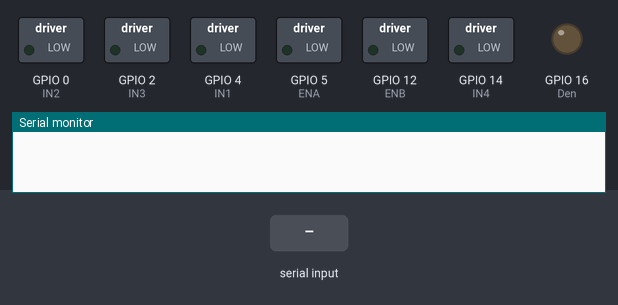
This sketch was run on a simulated ESP8266 (NodeMCU). Parts: switched loads named in the sketch (green lamp = pin HIGH), output pins drawn as LEDs (lit = HIGH), the last lines printed to the serial monitor. The inputs (shaded band) are chosen by the test bench. WiFi joins after 1.5 s; servers stay silent unless stated; network time is answered at once with the bench clock; the local clock reads 2024-03-15 10:24:30 at power-on unless the sketch sets it.

Above: at 0.1 s.
At 1.9 s:
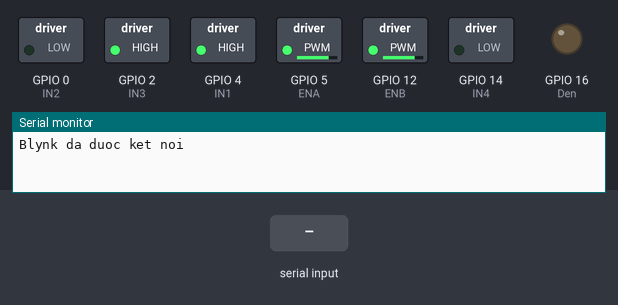
At 3.0 s:
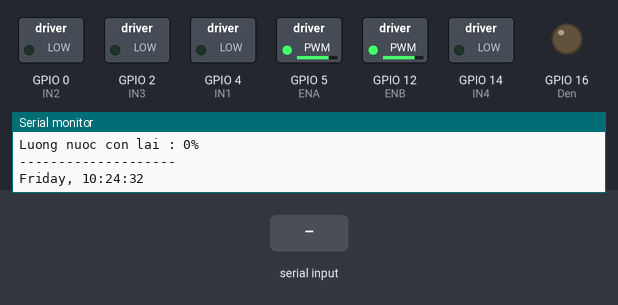
3.1 s: "90,45,200\n" received over Serial
6.3 s: "90,45\n" received over Serial
9.3 s: "1\n" received over Serial
Timing chart, 0 to 12.3 s (numbered marks = the images above; inputs shaded):
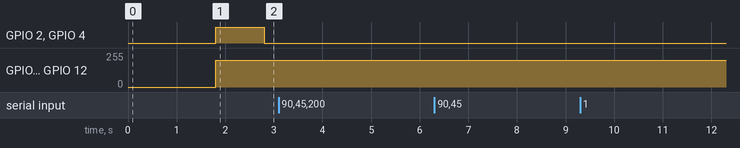

The sketch:

ESP8266InGardenAutomation.ino
```cpp
#define BLYNK_PRINT Serial
#define BLYNK_TEMPLATE_ID           "TMPLF99mIPvm"
#define BLYNK_DEVICE_NAME           "Quickstart Device"
#define BLYNK_AUTH_TOKEN            "98lpKKT5T0AjgUcpAT3s7KJdJlIt9FBJ"
#include <ESP8266WiFi.h>
#include <BlynkSimpleEsp8266.h>
#include <NTPClient.h> // THư viện để sử dụng các hàm thời gian
#include <WiFiUdp.h>
#define ENA   5
#define ENB   12
#define IN1   4
#define IN2   0
#define IN3   2
#define IN4   14
#define Den   16
#define MayBomNuoc  15
// khai bao chân ảo
#define HienThi     V4
#define DoAmDat     V5
#define Thoitiet    V6
#define Luong_nuoc  V7
#define Chan_ao     V8
// khai báo mạng để kết nối
char auth[] = BLYNK_AUTH_TOKEN;
char ssid[] = "NTQ";
char pass[] = "uabcyekh";
String s = "";
int Val_CBD;
int Val_CBM;
int Val_CBMN;
int TrangThaiVom = 0; // lúc đầu vòm ở trang thái mở, khi vòm đóng thì trạng thái là 1
int CoMua = 0;
const long Gio_VN = 7*3600; // VN GMT +7
char daysOfTheWeek[7][12] = {"Sunday", "Monday", "Tuesday", "Wednesday", "Thursday", "Friday", "Saturday"};//các ngày trong tuần
int h_now, m_now, s_now;
int minRange = 312;
int maxRange = 712;
int tocdomotor = 200;
// định nghĩa NTP để nhận thời gian
WiFiUDP ntpUDP;
NTPClient timeClient(ntpUDP, "pool.ntp.org", Gio_VN);
BlynkTimer timer;

// các hàm chức năng
// Nhận dữ liệu cảm biến từ Arduino qua giao tiếp UART
void nhangiatri()
{
  String m1 = "";
  String m2 = "";
  String m3 = "";
  int n1 = 0;
  int n2 = 0;
  int n3 = 0;
  if(Serial.available())
  {
    s = Serial.readString();
    Serial.print("Nhận data gui tu Arduino : ");
    Serial.println(s);
    for(int i=0;i<=s.length();i++)
    {
      switch (s[i])
      {
        case 'A':   n1=1;n2=0;n3=0;
        break;
        case 'B':   n1=0;n2=1;n3=0;
        break;
        case 'C':   n1=0;n2=0;n3=1;
        break;
        default:
          if(n1==1){
            m1 +=s[i]; s[i]=0;
          }
          if(n2==1){
            m2 +=s[i]; s[i]=0;
          }
          if(n3==1){
            m3 +=s[i]; s[i]=0;
          }
        break;
      }
    }
    Val_CBD = m1.toInt();
    Val_CBM = m2.toInt();
    Val_CBMN = m3.toInt();
    s = "";
  }
}

void Gui_du_lieu_len_blynk()
{
  nhangiatri();
  Serial.print("Do am Dat : ");
  Serial.print(Val_CBD);
  Serial.println("%");
  Serial.print("Tinh trang thoi tiet : ");
  if(Val_CBM > 50)
  {
    Serial.println("It's rain!!!");
    CoMua = 1;
  }else
  {
    Serial.println("cloudless sky");
    CoMua = 0;
  }
  Serial.print("Luong nuoc con lai : ");
  Serial.print(Val_CBMN);
  Serial.println("%");
  if(Val_CBMN < 40)
  {
    Blynk.virtualWrite(HienThi, "Sắp hết nước!!!");
  }
  Serial.println("--------------------");
  Blynk.virtualWrite(DoAmDat,Val_CBD);  // gửi dữ liệu độ ẩm đất lên blynk qua chân ảo V5
  if(CoMua == 1)
  {
    Blynk.virtualWrite(Thoitiet,CoMua);   // gửi dữ liệu thời tiết lên blynk qua chân ảo V6
  }
  Blynk.virtualWrite(Luong_nuoc,Val_CBMN);// gửi dữ liệu lượng nước lên blynk qua chân ảo V7
  timeClient.update(); // Lấy ngày giờ hệ thống
  h_now = timeClient.getHours();
  m_now = timeClient.getMinutes();
  s_now = timeClient.getSeconds();
  Serial.print(daysOfTheWeek[timeClient.getDay()]);
  Serial.print(", ");
  Serial.print(h_now);
  Serial.print(":");
  Serial.print(m_now);
  Serial.print(":");
  Serial.println(s_now);
}

void dongvom()
{
  digitalWrite(IN1, HIGH);
  digitalWrite(IN2, LOW);
  analogWrite(ENA, tocdomotor);
  digitalWrite(IN3, HIGH);
  digitalWrite(IN4, LOW);
  analogWrite(ENB, tocdomotor);
}

void movom(){
  digitalWrite(IN1, HIGH);
  digitalWrite(IN2, LOW);
  analogWrite(ENA, tocdomotor);
  digitalWrite(IN3, HIGH);
  digitalWrite(IN4, LOW);
  analogWrite(ENB, tocdomotor);
}

void DungDongCo()
{
  digitalWrite(IN1, LOW);
  digitalWrite(IN2, LOW);
  analogWrite(ENA, tocdomotor);
  digitalWrite(IN3, LOW);
  digitalWrite(IN4, LOW);
  analogWrite(ENB, tocdomotor);
}

void BatMayBomNuoc()
{
  digitalWrite(MayBomNuoc, HIGH);
}

void TatMayBomNuoc()
{
  digitalWrite(MayBomNuoc, LOW);
}

void BatDen()
{
  digitalWrite(Den, HIGH);
}

void TatDen()
{
  digitalWrite(Den, LOW);
}
// các hàm chân ảo

BLYNK_CONNECTED()
{
  Serial.println("Blynk da duoc ket noi");
}

// BLYNK_WRITE để nhận tín hiệu từ chân ảo xuống phần cứng

BLYNK_WRITE(Chan_ao)
{
  if (param.asInt() == 1 )
  {
    BatDen();
  }
  if (param.asInt() == 0 )
  {
    TatDen();
  }
}

void setup()
{
  Serial.begin(115200);
  pinMode(ENA, OUTPUT);
  pinMode(ENB, OUTPUT);
  pinMode(IN1, OUTPUT);
  pinMode(IN2, OUTPUT);
  pinMode(IN3, OUTPUT);
  pinMode(IN4, OUTPUT);
  pinMode(Den, OUTPUT);

  digitalWrite(ENA, LOW);
  digitalWrite(ENB, LOW);
  digitalWrite(IN1, LOW);
  digitalWrite(IN2, LOW);
  digitalWrite(IN3, LOW);
  digitalWrite(IN4, LOW);
  digitalWrite(Den, LOW);

  Blynk.begin(auth, ssid, pass); //bắt đầu kết nối với wifi
  timeClient.begin();
  timer.setInterval(1000L, Gui_du_lieu_len_blynk); // tự cập nhật lên blynk mỗi giây
}

void loop()
{
  Blynk.run();
  timer.run();
  if((Val_CBD < 40)&&(Val_CBM < 50)&&(Val_CBMN < 40)){

    if(TrangThaiVom == 0)
    {
      movom();
      delay(1000);
      DungDongCo();
      TrangThaiVom = 1;
    }
    TatMayBomNuoc();
  }
  if((Val_CBD < 40)&&(Val_CBM > 50)){
    TatMayBomNuoc();
    if(TrangThaiVom == 0)
    {
      movom();
      delay(1000);
      DungDongCo();
      TrangThaiVom = 1;
    }
  }
  if((Val_CBD >= 40)&&(Val_CBM <50)){
    TatMayBomNuoc();
    if(TrangThaiVom == 0)
    {
      movom();
      delay(1000);
      DungDongCo();
      TrangThaiVom = 1;
    }
  }
  if((Val_CBD < 40)&&(Val_CBM < 50)&&(Val_CBMN > 40)){
    BatMayBomNuoc();
    if(TrangThaiVom == 0)
    {
      movom();
      delay(1000);
      DungDongCo();
      TrangThaiVom = 1;
    }
  }
  if((Val_CBD >= 40)&&(Val_CBM > 50)){
    TatMayBomNuoc();
    if(TrangThaiVom == 1)
    {
      dongvom();
      delay(1000);
      DungDongCo();
      TrangThaiVom = 0;
    }
  }
}
```
